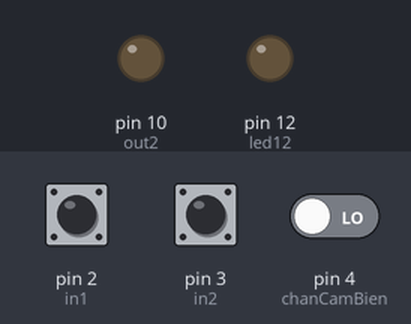
Simulated run of this sketch. Board: Arduino Uno, built with avr-gcc and run on an emulated ATmega328P. Parts: output pins drawn as LEDs (lit = HIGH). Inputs (shaded band) come from the test bench; at power-on: pin 3 (in2) HIGH, pin 4 (chanCamBien) LOW, pin 2 (in1) HIGH.

Above: at 1.2 s.
1.3 s: pin 3 (in2) pulled LOW for 0.15 s
At 2.5 s:
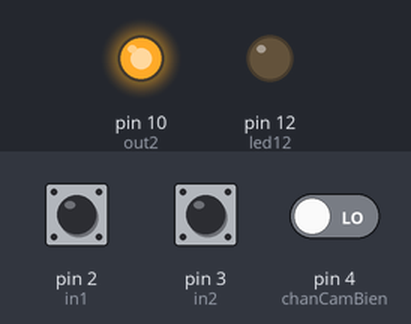
2.9 s: pin 4 (chanCamBien) driven HIGH
At 3.7 s:
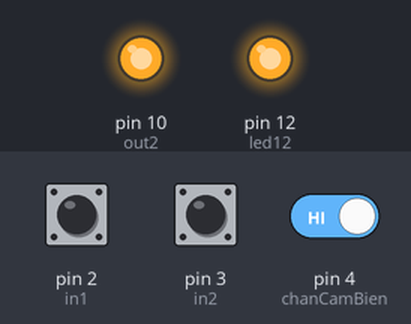
4.4 s: pin 3 (in2) pulled LOW for 1 s
At 4.9 s:
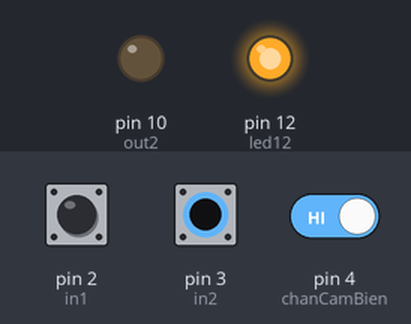
6.9 s: pin 3 (in2) pulled LOW for 3.2 s
At 8.2 s:
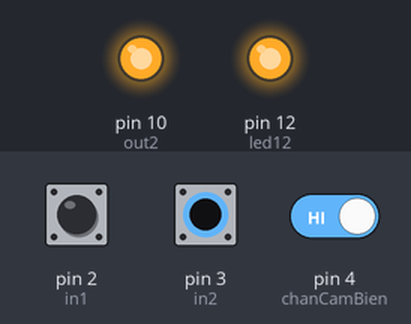
11.6 s: pin 4 (chanCamBien) driven LOW
At 12.8 s:
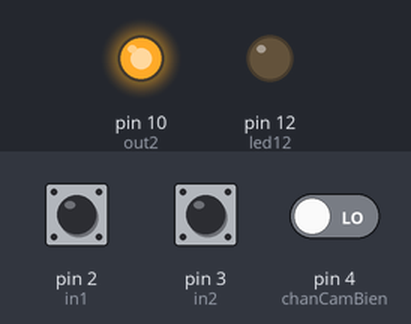
Timing chart, 0 to 14.1 s (numbered marks = the images above; inputs shaded):
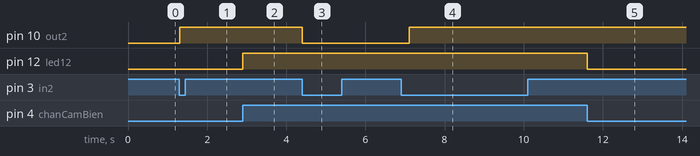

Measured:
- after the input at 1.3 s, pin 10 (out2): LOW → HIGH at once
- after the input at 2.9 s, pin 12 (led12): LOW → HIGH at once
- after the input at 4.4 s, pin 10 (out2): HIGH → LOW at once
- after the input at 6.9 s, pin 10 (out2): LOW → HIGH after 0.20 s
- after the input at 11.6 s, pin 12 (led12): HIGH → LOW at once

The sketch:

dieukienden_chongtrom.ino
```cpp
#define in1 2
#define in2 3
#define out1 11
#define out2 10
#define led12 12
#define loa 10
#define chanCamBien 4
int docGiaTri=0;
int i=1,k=1;
void setup()
{
  Serial.begin(9600);
pinMode(k,OUTPUT);
pinMode(in1,INPUT_PULLUP);
pinMode(in2,INPUT_PULLUP);
attachInterrupt(0,ngat1,CHANGE);
attachInterrupt(1,ngat2,CHANGE);
 pinMode(led12,OUTPUT);
  pinMode(loa,OUTPUT);
  pinMode(chanCamBien,INPUT);
}
void loaKeu(int Time,int mucLoaKeu)
{
  analogWrite(loa,mucLoaKeu);
  delay(Time);
  analogWrite(loa,0);
}
void ledCanhBao(int lan)
{
  for(int i=0;i<lan;i++)
  {
  digitalWrite(led12,1);
  delay(300);
  digitalWrite(led12,0);
  delay(300);
  }
}
void ngat1()
{
  if (digitalRead(in1)==0)
  {
    delay(100);
     if (digitalRead(in1)==0)
      i++;
  }
}
void ngat2()
{
  if (digitalRead(in2)==0)
  {
    delay(100);
     if (digitalRead(in2)==0)
      k++;
  }
}
void relay1()
{
  if(i%2==0)
   digitalWrite(out1,1);
  else
   digitalWrite(out1,0);
  if(i==10) i=2;
}
void relay2()
{
  if(k%2==0)
   digitalWrite(out2,1);
  else
   digitalWrite(out2,0);
  if(k==10) k=2;
}
void loop()
{
   relay1();
   relay2();
 docGiaTri=digitalRead(chanCamBien);
  if (docGiaTri==HIGH)
  {
    digitalWrite(led12,1);
    delay(300);
  }
  else
  {
    digitalWrite(led12,0);
  }

}
```
